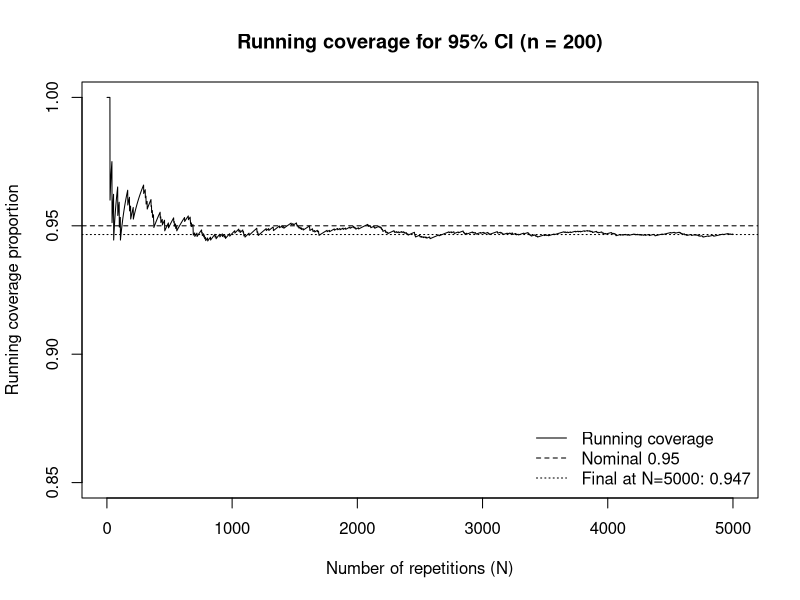

Write the R code that produced this figure.
confidence_interval <- function(n) {
  x <- rexp(n)
  teta_hat <- mean(exp(-x))
  sigma_hat <- sd(exp(-x))
  error <- qnorm(0.975) * sigma_hat / sqrt(n)
  left <- teta_hat - error
  right <- teta_hat + error

  c(left, right)
}

N <- 5000 # nolint: object_name_linter
n <- 200
theta <- 0.5

covered <- logical(N)

for (i in 1:N) {
  ci <- confidence_interval(n)
  covered[i] <- (ci[1] <= theta && theta <= ci[2])
}

running_cov <- cumsum(covered) / seq_len(N)

plot(
  seq_len(N), running_cov,
  type = "l",
  xlab = "Number of repetitions (N)",
  ylab = "Running coverage proportion",
  main = sprintf("Running coverage for 95%% CI (n = %d)", n),
  ylim = c(0.85, 1.00)
)


abline(h = 0.95, lty = 2)
abline(h = mean(covered), lty = 3)  # your final estimate at N=1000

legend(
  "bottomright",
  legend = c(
    "Running coverage",
    "Nominal 0.95",
    sprintf("Final at N=%d: %.3f", N, mean(covered))
  ),
  lty = c(1, 2, 3),
  bty = "n"
)

mean(covered)
